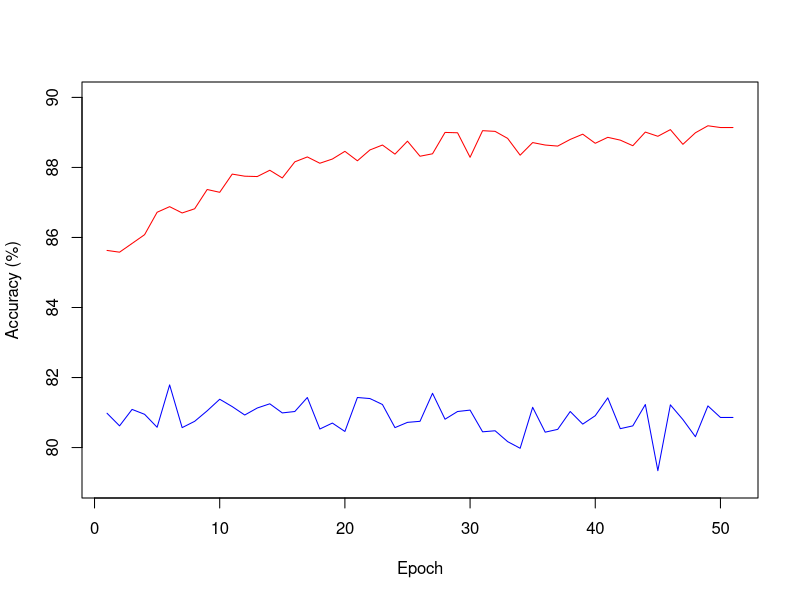

Reproduce this figure in R. (Note: this script raises an error after producing the figure.)
data_bn = read.csv("accuracy_with_bn.csv", header = FALSE,check.names=FALSE)
data_no_bn = read.csv("accuracy_without_bn.csv", header = FALSE,check.names=FALSE)
xs <- seq(1,51)
print(max(data_bn)-max(data_no_bn))

plot(x = xs,y = data_bn,type="l",col="red", ylim=c(79,90),xlab = "Epoch",ylab = "Accuracy (%)")
lines(x = xs,y = data_no_bn,col="blue")
text(locator(), labels = c("with BN layer", "without BN layer"),col="black")
